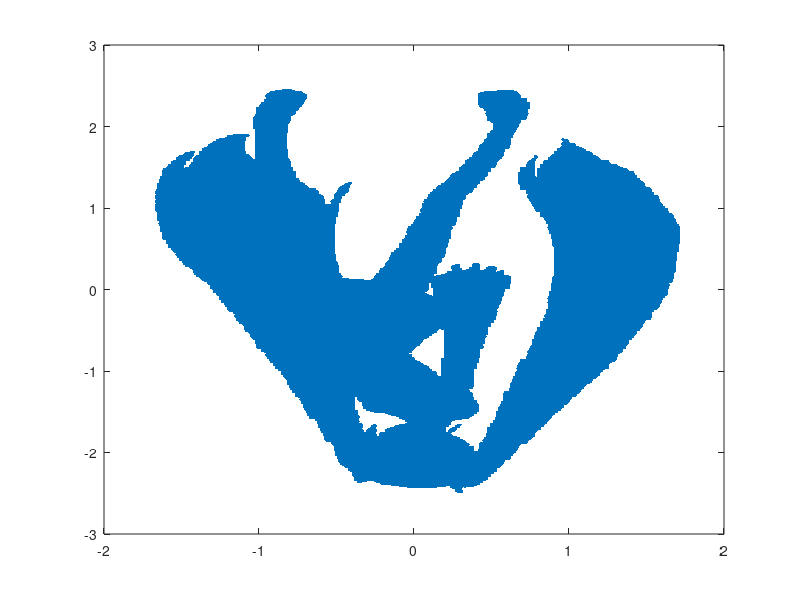

Write the MATLAB code that produced this figure. (Note: this script raises an error after producing the figure.)
%close all;
%clear all

raw= importdata('miku.txt');
sz=size(raw);
sz=sz(1);
j=1;
for i=1:sz
    if (raw(i,3)==1)
        Draw(j,:)=[raw(i,1) raw(i,2)];
        j=j+1;
        
    end
end

figure;plot(Draw(:,1),Draw(:,2),'.')


nn= importdata('miku_2_1000_1000_1_relu_epoch_60_batch_size_10.txt');
sz=size(nn);
sz=sz(1);
j=1;
for i=1:sz
    if (nn(i,3)>0.92)
        Dnn(j,:)=[nn(i,1) nn(i,2)];
        j=j+1;
        
    end
end        
figure;plot(Dnn(:,1),Dnn(:,2),'.');
title('miku 2 1000 1000 1 relu epoch 60 batch size 10 bias:0.92')